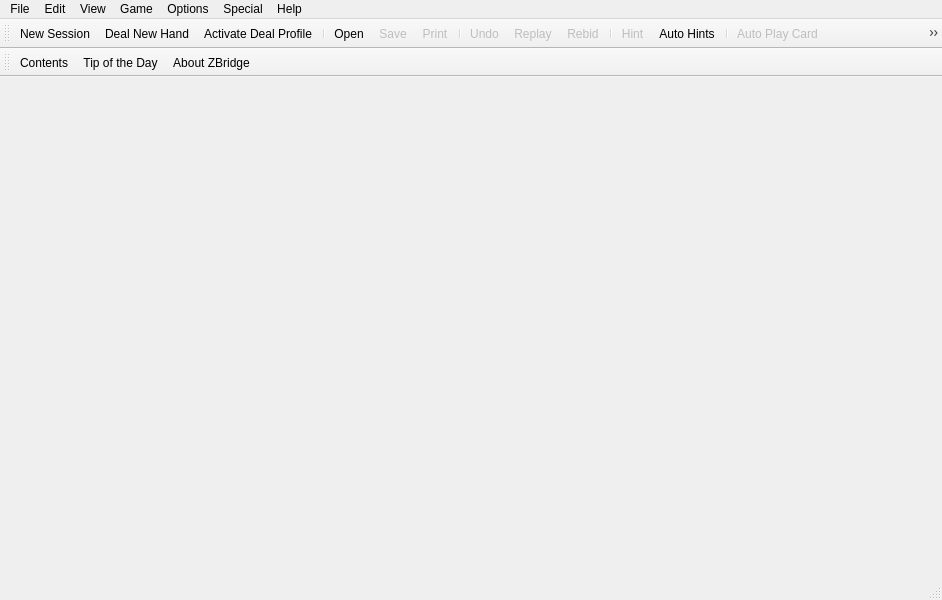
<?xml version="1.0" encoding="UTF-8"?>
<ui version="4.0">
 <class>CMainFrame</class>
 <widget class="QMainWindow" name="CMainFrame">
  <property name="geometry">
   <rect>
    <x>0</x>
    <y>0</y>
    <width>942</width>
    <height>600</height>
   </rect>
  </property>
  <property name="windowTitle">
   <string>ZBridge</string>
  </property>
  <widget class="QWidget" name="centralwidget">
   <layout class="QVBoxLayout" name="verticalLayout"/>
  </widget>
  <widget class="QMenuBar" name="menubar">
   <property name="geometry">
    <rect>
     <x>0</x>
     <y>0</y>
     <width>942</width>
     <height>21</height>
    </rect>
   </property>
   <widget class="QMenu" name="menuFile">
    <property name="title">
     <string>File</string>
    </property>
    <addaction name="actionOpen"/>
    <addaction name="actionSave"/>
    <addaction name="actionSave_As"/>
    <addaction name="actionDelete"/>
    <addaction name="separator"/>
    <addaction name="actionPrint"/>
    <addaction name="actionPrint_PreView"/>
    <addaction name="separator"/>
    <addaction name="actionProperties"/>
    <addaction name="separator"/>
    <addaction name="actionRecent_File"/>
    <addaction name="separator"/>
    <addaction name="actionExit"/>
   </widget>
   <widget class="QMenu" name="menuEdit">
    <property name="title">
     <string>Edit</string>
    </property>
    <addaction name="action_Lay_Out_Cards"/>
    <addaction name="separator"/>
    <addaction name="actionCu_t"/>
    <addaction name="action_Copy"/>
    <addaction name="action_Paste"/>
   </widget>
   <widget class="QMenu" name="menuView">
    <property name="title">
     <string>View</string>
    </property>
    <addaction name="action_Expose_All_Cards"/>
    <addaction name="action_Score"/>
    <addaction name="actionDouble_Dummy_Results"/>
    <addaction name="action_File_Comments"/>
    <addaction name="actionBidding_Play_History"/>
    <addaction name="separator"/>
    <addaction name="action_Toolbar"/>
    <addaction name="actionSecondary_Toolbar"/>
    <addaction name="actionStatus_Bar"/>
    <addaction name="separator"/>
   </widget>
   <widget class="QMenu" name="menuGame">
    <property name="title">
     <string>Game</string>
    </property>
    <addaction name="actionNew_Session"/>
    <addaction name="action_Deal_New_Hand"/>
    <addaction name="actionActivate_Deal_Profile"/>
    <addaction name="separator"/>
    <addaction name="actionUndo"/>
    <addaction name="action_Bid_Rebid"/>
    <addaction name="action_Restart_Hand"/>
    <addaction name="separator"/>
    <addaction name="actionClaim_All"/>
    <addaction name="actionClaim_Contract"/>
    <addaction name="actionConcede"/>
    <addaction name="separator"/>
    <addaction name="actionHint"/>
    <addaction name="actionAuto_Hints"/>
    <addaction name="actionAuto_Play_Card"/>
    <addaction name="actionAuto_Play_All_Cards"/>
    <addaction name="actionAuto_Play_to_Completion"/>
    <addaction name="separator"/>
   </widget>
   <widget class="QMenu" name="menuOptions">
    <property name="title">
     <string>Options</string>
    </property>
    <addaction name="actionSeat_Configuration"/>
    <addaction name="action_Bidding_Options"/>
    <addaction name="action_Deal_Options"/>
    <addaction name="action_Di_splay_Options"/>
    <addaction name="action_Game_Options"/>
    <addaction name="separator"/>
    <addaction name="actionConfiguration_Wizard"/>
   </widget>
   <widget class="QMenu" name="menuSpecial">
    <property name="title">
     <string>Special</string>
    </property>
    <addaction name="actionEnable_Analysis_Tracing"/>
    <addaction name="actionShow_Player_Analyses"/>
    <addaction name="separator"/>
    <addaction name="separator"/>
   </widget>
   <widget class="QMenu" name="menuHelp">
    <property name="title">
     <string>Help</string>
    </property>
    <addaction name="action_Contents"/>
    <addaction name="actionIn_troduction"/>
    <addaction name="action_Rules_of_the_Game"/>
    <addaction name="action_Menu_Commands"/>
    <addaction name="actionMi_scellaneous_Topics"/>
    <addaction name="action_Glossary_of_Terms"/>
    <addaction name="separator"/>
    <addaction name="action_Search_for_Help_On"/>
    <addaction name="separator"/>
    <addaction name="actionQuick_Start"/>
    <addaction name="actionFrequently_Asked_Questions"/>
    <addaction name="actionTip_of_the_Day"/>
    <addaction name="separator"/>
    <addaction name="action_View_README_File"/>
    <addaction name="separator"/>
    <addaction name="action_About_ZBridge"/>
   </widget>
   <addaction name="menuFile"/>
   <addaction name="menuEdit"/>
   <addaction name="menuView"/>
   <addaction name="menuGame"/>
   <addaction name="menuOptions"/>
   <addaction name="menuSpecial"/>
   <addaction name="menuHelp"/>
  </widget>
  <widget class="QToolBar" name="toolBar">
   <property name="enabled">
    <bool>true</bool>
   </property>
   <property name="windowTitle">
    <string>toolBar</string>
   </property>
   <attribute name="toolBarArea">
    <enum>TopToolBarArea</enum>
   </attribute>
   <attribute name="toolBarBreak">
    <bool>false</bool>
   </attribute>
   <addaction name="actionNew_Session"/>
   <addaction name="action_Deal_New_Hand"/>
   <addaction name="actionActivate_Deal_Profile"/>
   <addaction name="separator"/>
   <addaction name="actionOpen"/>
   <addaction name="actionSave"/>
   <addaction name="actionPrint"/>
   <addaction name="separator"/>
   <addaction name="actionUndo"/>
   <addaction name="action_Restart_Hand"/>
   <addaction name="action_Bid_Rebid"/>
   <addaction name="separator"/>
   <addaction name="actionHint"/>
   <addaction name="actionAuto_Hints"/>
   <addaction name="separator"/>
   <addaction name="actionAuto_Play_Card"/>
   <addaction name="actionAuto_Play_All_Cards"/>
   <addaction name="actionAuto_Play_to_Completion"/>
   <addaction name="separator"/>
   <addaction name="actionClaim_All"/>
   <addaction name="actionClaim_Contract"/>
   <addaction name="actionConcede"/>
   <addaction name="separator"/>
   <addaction name="actionBidding_Play_History"/>
   <addaction name="actionShow_Player_Analyses"/>
   <addaction name="actionEnable_Analysis_Tracing"/>
   <addaction name="action_Expose_All_Cards"/>
   <addaction name="separator"/>
   <addaction name="action_Score"/>
   <addaction name="actionDouble_Dummy_Results"/>
   <addaction name="action_File_Comments"/>
   <addaction name="separator"/>
  </widget>
  <widget class="CStatusBar" name="statusBar">
   <property name="sizeGripEnabled">
    <bool>true</bool>
   </property>
  </widget>
  <widget class="QToolBar" name="toolBar_Secondary">
   <property name="windowTitle">
    <string>toolBar_2</string>
   </property>
   <attribute name="toolBarArea">
    <enum>TopToolBarArea</enum>
   </attribute>
   <attribute name="toolBarBreak">
    <bool>true</bool>
   </attribute>
   <addaction name="action_Contents"/>
   <addaction name="actionTip_of_the_Day"/>
   <addaction name="action_About_ZBridge"/>
  </widget>
  <action name="actionOpen">
   <property name="icon">
    <iconset resource="images.qrc">
     <normaloff>:/newPrefix/resources/FILEOPEN.BMP</normaloff>
     <normalon>:/newPrefix/resources/Open.ico</normalon>:/newPrefix/resources/FILEOPEN.BMP</iconset>
   </property>
   <property name="text">
    <string>&amp;Open...</string>
   </property>
   <property name="shortcut">
    <string>Ctrl+O</string>
   </property>
  </action>
  <action name="actionSave">
   <property name="enabled">
    <bool>false</bool>
   </property>
   <property name="icon">
    <iconset resource="images.qrc">
     <normaloff>:/newPrefix/resources/FILESAVE.BMP</normaloff>
     <normalon>:/newPrefix/resources/Save.ico</normalon>:/newPrefix/resources/FILESAVE.BMP</iconset>
   </property>
   <property name="text">
    <string>&amp;Save</string>
   </property>
   <property name="shortcut">
    <string>Ctrl+S</string>
   </property>
  </action>
  <action name="actionSave_As">
   <property name="enabled">
    <bool>false</bool>
   </property>
   <property name="text">
    <string>Save &amp;As...</string>
   </property>
  </action>
  <action name="actionPrint">
   <property name="enabled">
    <bool>false</bool>
   </property>
   <property name="icon">
    <iconset resource="images.qrc">
     <normaloff>:/newPrefix/resources/Fileprint.bmp</normaloff>
     <normalon>:/newPrefix/resources/Print.ico</normalon>:/newPrefix/resources/Fileprint.bmp</iconset>
   </property>
   <property name="text">
    <string>&amp;Print</string>
   </property>
   <property name="shortcut">
    <string>Ctrl+P</string>
   </property>
  </action>
  <action name="actionPrint_PreView">
   <property name="text">
    <string>Print Pre&amp;view</string>
   </property>
  </action>
  <action name="actionProperties">
   <property name="text">
    <string>P&amp;roperties...</string>
   </property>
   <property name="shortcut">
    <string>Alt+Return</string>
   </property>
  </action>
  <action name="actionRecent_File">
   <property name="text">
    <string>Recent File</string>
   </property>
  </action>
  <action name="actionExit">
   <property name="text">
    <string>E&amp;xit</string>
   </property>
  </action>
  <action name="actionCu_t">
   <property name="enabled">
    <bool>false</bool>
   </property>
   <property name="icon">
    <iconset resource="images.qrc">
     <normaloff>:/newPrefix/resources/EDITCUT.BMP</normaloff>:/newPrefix/resources/EDITCUT.BMP</iconset>
   </property>
   <property name="text">
    <string>Cu&amp;t</string>
   </property>
   <property name="shortcut">
    <string>Ctrl+X</string>
   </property>
  </action>
  <action name="action_Copy">
   <property name="enabled">
    <bool>false</bool>
   </property>
   <property name="icon">
    <iconset resource="images.qrc">
     <normaloff>:/newPrefix/resources/EDITCOPY.BMP</normaloff>:/newPrefix/resources/EDITCOPY.BMP</iconset>
   </property>
   <property name="text">
    <string>&amp;Copy</string>
   </property>
   <property name="shortcut">
    <string>Ctrl+C</string>
   </property>
  </action>
  <action name="action_Paste">
   <property name="enabled">
    <bool>false</bool>
   </property>
   <property name="icon">
    <iconset resource="images.qrc">
     <normaloff>:/newPrefix/resources/Editpaste.bmp</normaloff>:/newPrefix/resources/Editpaste.bmp</iconset>
   </property>
   <property name="text">
    <string>&amp;Paste</string>
   </property>
   <property name="shortcut">
    <string>Ctrl+V</string>
   </property>
  </action>
  <action name="action_File_Comments">
   <property name="checkable">
    <bool>true</bool>
   </property>
   <property name="icon">
    <iconset resource="images.qrc">
     <normaloff>:/newPrefix/resources/ViewFileComments.bmp</normaloff>:/newPrefix/resources/ViewFileComments.bmp</iconset>
   </property>
   <property name="text">
    <string>&amp;File Comments</string>
   </property>
  </action>
  <action name="actionBidding_Play_History">
   <property name="checkable">
    <bool>true</bool>
   </property>
   <property name="icon">
    <iconset resource="images.qrc">
     <normaloff>:/newPrefix/resources/history.bmp</normaloff>:/newPrefix/resources/history.bmp</iconset>
   </property>
   <property name="text">
    <string>Bidding &amp;&amp; Play History</string>
   </property>
   <property name="shortcut">
    <string>F10</string>
   </property>
  </action>
  <action name="action_Score">
   <property name="enabled">
    <bool>false</bool>
   </property>
   <property name="icon">
    <iconset resource="images.qrc">
     <normaloff>:/newPrefix/resources/ViewScore.bmp</normaloff>:/newPrefix/resources/ViewScore.bmp</iconset>
   </property>
   <property name="text">
    <string> &amp;Score</string>
   </property>
   <property name="toolTip">
    <string>Score</string>
   </property>
   <property name="shortcut">
    <string>F12</string>
   </property>
  </action>
  <action name="action_Toolbar">
   <property name="checkable">
    <bool>true</bool>
   </property>
   <property name="checked">
    <bool>true</bool>
   </property>
   <property name="text">
    <string>&amp;Toolbar</string>
   </property>
  </action>
  <action name="actionSecondary_Toolbar">
   <property name="checkable">
    <bool>true</bool>
   </property>
   <property name="checked">
    <bool>true</bool>
   </property>
   <property name="text">
    <string>Secondary Toolbar</string>
   </property>
  </action>
  <action name="actionStatus_Bar">
   <property name="checkable">
    <bool>true</bool>
   </property>
   <property name="checked">
    <bool>true</bool>
   </property>
   <property name="text">
    <string>Status Bar</string>
   </property>
  </action>
  <action name="action_Deal_New_Hand">
   <property name="icon">
    <iconset resource="images.qrc">
     <normaloff>:/newPrefix/resources/DealNewHand.bmp</normaloff>:/newPrefix/resources/DealNewHand.bmp</iconset>
   </property>
   <property name="text">
    <string>&amp;Deal New Hand</string>
   </property>
   <property name="shortcut">
    <string>F1</string>
   </property>
  </action>
  <action name="action_Bid_Rebid">
   <property name="enabled">
    <bool>false</bool>
   </property>
   <property name="icon">
    <iconset resource="images.qrc">
     <normaloff>:/newPrefix/resources/BidHand.bmp</normaloff>:/newPrefix/resources/BidHand.bmp</iconset>
   </property>
   <property name="text">
    <string>&amp;Rebid</string>
   </property>
   <property name="shortcut">
    <string>F3</string>
   </property>
  </action>
  <action name="action_Restart_Hand">
   <property name="enabled">
    <bool>false</bool>
   </property>
   <property name="icon">
    <iconset resource="images.qrc">
     <normaloff>:/newPrefix/resources/RestartPlay.bmp</normaloff>:/newPrefix/resources/RestartPlay.bmp</iconset>
   </property>
   <property name="text">
    <string>&amp;Replay</string>
   </property>
   <property name="shortcut">
    <string>F4</string>
   </property>
  </action>
  <action name="actionClaim_All">
   <property name="enabled">
    <bool>false</bool>
   </property>
   <property name="icon">
    <iconset resource="images.qrc">
     <normaloff>:/newPrefix/resources/ClaimTricks.bmp</normaloff>:/newPrefix/resources/ClaimTricks.bmp</iconset>
   </property>
   <property name="text">
    <string>Claim All</string>
   </property>
   <property name="shortcut">
    <string>F5</string>
   </property>
  </action>
  <action name="actionClaim_Contract">
   <property name="enabled">
    <bool>false</bool>
   </property>
   <property name="icon">
    <iconset resource="images.qrc">
     <normaloff>:/newPrefix/resources/ClaimContract.bmp</normaloff>:/newPrefix/resources/ClaimContract.bmp</iconset>
   </property>
   <property name="text">
    <string>Claim Contract</string>
   </property>
   <property name="shortcut">
    <string>Shift+F5</string>
   </property>
  </action>
  <action name="actionConcede">
   <property name="enabled">
    <bool>false</bool>
   </property>
   <property name="icon">
    <iconset resource="images.qrc">
     <normaloff>:/newPrefix/resources/ConcedeTricks.bmp</normaloff>:/newPrefix/resources/ConcedeTricks.bmp</iconset>
   </property>
   <property name="text">
    <string>Concede</string>
   </property>
   <property name="shortcut">
    <string>F6</string>
   </property>
  </action>
  <action name="actionHint">
   <property name="enabled">
    <bool>false</bool>
   </property>
   <property name="icon">
    <iconset resource="images.qrc">
     <normaloff>:/newPrefix/resources/HelpAppAbout.bmp</normaloff>:/newPrefix/resources/HelpAppAbout.bmp</iconset>
   </property>
   <property name="text">
    <string>Hint</string>
   </property>
   <property name="shortcut">
    <string>Space</string>
   </property>
  </action>
  <action name="actionAuto_Hints">
   <property name="checkable">
    <bool>true</bool>
   </property>
   <property name="icon">
    <iconset resource="images.qrc">
     <normaloff>:/newPrefix/resources/AutoHint.bmp</normaloff>:/newPrefix/resources/AutoHint.bmp</iconset>
   </property>
   <property name="text">
    <string>Auto Hints</string>
   </property>
   <property name="shortcut">
    <string>Shift+Space</string>
   </property>
  </action>
  <action name="actionAuto_Play_Card">
   <property name="enabled">
    <bool>false</bool>
   </property>
   <property name="icon">
    <iconset resource="images.qrc">
     <normaloff>:/newPrefix/resources/AutoPlayCard.bmp</normaloff>:/newPrefix/resources/AutoPlayCard.bmp</iconset>
   </property>
   <property name="text">
    <string>Auto Play Card</string>
   </property>
   <property name="shortcut">
    <string>F7</string>
   </property>
  </action>
  <action name="actionAuto_Play_All_Cards">
   <property name="enabled">
    <bool>false</bool>
   </property>
   <property name="icon">
    <iconset resource="images.qrc">
     <normaloff>:/newPrefix/resources/AutoPlayAll.bmp</normaloff>:/newPrefix/resources/AutoPlayAll.bmp</iconset>
   </property>
   <property name="text">
    <string>Auto Play All Cards</string>
   </property>
   <property name="shortcut">
    <string>F8</string>
   </property>
  </action>
  <action name="actionAuto_Play_to_Completion">
   <property name="enabled">
    <bool>false</bool>
   </property>
   <property name="icon">
    <iconset resource="images.qrc">
     <normaloff>:/newPrefix/resources/AutoPlayExpress.bmp</normaloff>:/newPrefix/resources/AutoPlayExpress.bmp</iconset>
   </property>
   <property name="text">
    <string>Auto Play to Completion</string>
   </property>
   <property name="shortcut">
    <string>Shift+F8</string>
   </property>
  </action>
  <action name="action_Lay_Out_Cards">
   <property name="checkable">
    <bool>true</bool>
   </property>
   <property name="icon">
    <iconset resource="images.qrc">
     <normaloff>:/newPrefix/resources/LayOutCards.bmp</normaloff>:/newPrefix/resources/LayOutCards.bmp</iconset>
   </property>
   <property name="text">
    <string>&amp;Lay Out Cards</string>
   </property>
   <property name="shortcut">
    <string>F9</string>
   </property>
  </action>
  <action name="action_Bidding_Options">
   <property name="text">
    <string>&amp;Bidding/Play...</string>
   </property>
  </action>
  <action name="action_Deal_Options">
   <property name="text">
    <string>&amp;Deal...</string>
   </property>
  </action>
  <action name="action_Di_splay_Options">
   <property name="text">
    <string>&amp;Di&amp;splay Options...</string>
   </property>
  </action>
  <action name="action_Game_Options">
   <property name="text">
    <string>&amp;Game...</string>
   </property>
  </action>
  <action name="actionConfiguration_Wizard">
   <property name="icon">
    <iconset resource="images.qrc">
     <normaloff>:/newPrefix/resources/wizard.bmp</normaloff>:/newPrefix/resources/wizard.bmp</iconset>
   </property>
   <property name="text">
    <string>Configuration Wizard...</string>
   </property>
  </action>
  <action name="action_Expose_All_Cards">
   <property name="checkable">
    <bool>true</bool>
   </property>
   <property name="icon">
    <iconset resource="images.qrc">
     <normaloff>:/newPrefix/resources/ExposeAllCards.bmp</normaloff>:/newPrefix/resources/ExposeAllCards.bmp</iconset>
   </property>
   <property name="text">
    <string>&amp;Expose All Cards</string>
   </property>
   <property name="shortcut">
    <string>Ctrl+E</string>
   </property>
  </action>
  <action name="actionEnable_Analysis_Tracing">
   <property name="checkable">
    <bool>true</bool>
   </property>
   <property name="icon">
    <iconset resource="images.qrc">
     <normaloff>:/newPrefix/resources/EnableAnalysis.bmp</normaloff>:/newPrefix/resources/EnableAnalysis.bmp</iconset>
   </property>
   <property name="text">
    <string>Enable &amp;Analysis Tracing</string>
   </property>
   <property name="shortcut">
    <string>Ctrl+Z</string>
   </property>
  </action>
  <action name="actionShow_Player_Analyses">
   <property name="checkable">
    <bool>true</bool>
   </property>
   <property name="icon">
    <iconset resource="images.qrc">
     <normaloff>:/newPrefix/resources/ShowAnalysisAll.bmp</normaloff>:/newPrefix/resources/ShowAnalysisAll.bmp</iconset>
   </property>
   <property name="text">
    <string>Show Player Analyses</string>
   </property>
   <property name="shortcut">
    <string>Ctrl+A</string>
   </property>
  </action>
  <action name="action_Contents">
   <property name="icon">
    <iconset resource="images.qrc">
     <normaloff>:/newPrefix/resources/HelpContents.bmp</normaloff>:/newPrefix/resources/HelpContents.bmp</iconset>
   </property>
   <property name="text">
    <string>&amp;Contents</string>
   </property>
  </action>
  <action name="actionIn_troduction">
   <property name="text">
    <string>In&amp;troduction</string>
   </property>
  </action>
  <action name="action_Rules_of_the_Game">
   <property name="text">
    <string>&amp;Rules of the Game</string>
   </property>
  </action>
  <action name="action_Menu_Commands">
   <property name="text">
    <string>&amp;Menu Commands</string>
   </property>
  </action>
  <action name="actionMi_scellaneous_Topics">
   <property name="text">
    <string>Mi&amp;scellaneous Topics</string>
   </property>
  </action>
  <action name="action_Glossary_of_Terms">
   <property name="text">
    <string>&amp;Glossary of Terms</string>
   </property>
  </action>
  <action name="action_Search_for_Help_On">
   <property name="icon">
    <iconset resource="images.qrc">
     <normaloff>:/newPrefix/resources/HelpSearch.bmp</normaloff>:/newPrefix/resources/HelpSearch.bmp</iconset>
   </property>
   <property name="text">
    <string>&amp;Search for Help On...</string>
   </property>
  </action>
  <action name="actionQuick_Start">
   <property name="text">
    <string>Quick Start</string>
   </property>
  </action>
  <action name="actionFrequently_Asked_Questions">
   <property name="text">
    <string>Frequently Asked Questions</string>
   </property>
  </action>
  <action name="actionTip_of_the_Day">
   <property name="icon">
    <iconset resource="images.qrc">
     <normaloff>:/newPrefix/resources/HelpDailyTip.bmp</normaloff>:/newPrefix/resources/HelpDailyTip.bmp</iconset>
   </property>
   <property name="text">
    <string>Tip of the Day</string>
   </property>
  </action>
  <action name="action_View_README_File">
   <property name="text">
    <string>&amp;View README File</string>
   </property>
  </action>
  <action name="action_About_ZBridge">
   <property name="icon">
    <iconset resource="images.qrc">
     <normaloff>:/newPrefix/resources/HelpAppAbout.bmp</normaloff>:/newPrefix/resources/HelpAppAbout.bmp</iconset>
   </property>
   <property name="text">
    <string>&amp;About ZBridge...</string>
   </property>
  </action>
  <action name="actionNew_Session">
   <property name="icon">
    <iconset resource="images.qrc">
     <normaloff>:/newPrefix/resources/ManualDefend.bmp</normaloff>:/newPrefix/resources/ManualDefend.bmp</iconset>
   </property>
   <property name="text">
    <string>New Session</string>
   </property>
  </action>
  <action name="actionUndo">
   <property name="enabled">
    <bool>false</bool>
   </property>
   <property name="icon">
    <iconset resource="images.qrc">
     <normaloff>:/newPrefix/resources/EDITUNDO.BMP</normaloff>:/newPrefix/resources/EDITUNDO.BMP</iconset>
   </property>
   <property name="text">
    <string>Undo</string>
   </property>
   <property name="toolTip">
    <string>Undo bid or trick</string>
   </property>
   <property name="shortcut">
    <string>F2</string>
   </property>
  </action>
  <action name="actionDelete">
   <property name="text">
    <string>&amp;Delete</string>
   </property>
   <property name="shortcut">
    <string>Ctrl+D</string>
   </property>
  </action>
  <action name="actionActivate_Deal_Profile">
   <property name="checkable">
    <bool>true</bool>
   </property>
   <property name="icon">
    <iconset resource="images.qrc">
     <normaloff>:/newPrefix/resources/numbered.bmp</normaloff>:/newPrefix/resources/numbered.bmp</iconset>
   </property>
   <property name="text">
    <string>Activate Deal Profile</string>
   </property>
  </action>
  <action name="actionSeat_Configuration">
   <property name="text">
    <string>Seat Configuration</string>
   </property>
  </action>
  <action name="actionDouble_Dummy_Results">
   <property name="icon">
    <iconset resource="images.qrc">
     <normaloff>:/newPrefix/resources/ViewPlayHistory.bmp</normaloff>:/newPrefix/resources/ViewPlayHistory.bmp</iconset>
   </property>
   <property name="text">
    <string>Double Dummy Results</string>
   </property>
  </action>
 </widget>
 <layoutdefault spacing="6" margin="11"/>
 <customwidgets>
  <customwidget>
   <class>CStatusBar</class>
   <extends>QStatusBar</extends>
   <header>cstatusbar.h</header>
  </customwidget>
 </customwidgets>
 <resources>
  <include location="images.qrc"/>
 </resources>
 <connections>
  <connection>
   <sender>action_Toolbar</sender>
   <signal>toggled(bool)</signal>
   <receiver>toolBar</receiver>
   <slot>setVisible(bool)</slot>
   <hints>
    <hint type="sourcelabel">
     <x>-1</x>
     <y>-1</y>
    </hint>
    <hint type="destinationlabel">
     <x>470</x>
     <y>34</y>
    </hint>
   </hints>
  </connection>
  <connection>
   <sender>actionSecondary_Toolbar</sender>
   <signal>toggled(bool)</signal>
   <receiver>toolBar_Secondary</receiver>
   <slot>setVisible(bool)</slot>
   <hints>
    <hint type="sourcelabel">
     <x>-1</x>
     <y>-1</y>
    </hint>
    <hint type="destinationlabel">
     <x>470</x>
     <y>68</y>
    </hint>
   </hints>
  </connection>
  <connection>
   <sender>actionStatus_Bar</sender>
   <signal>toggled(bool)</signal>
   <receiver>statusBar</receiver>
   <slot>setVisible(bool)</slot>
   <hints>
    <hint type="sourcelabel">
     <x>-1</x>
     <y>-1</y>
    </hint>
    <hint type="destinationlabel">
     <x>470</x>
     <y>590</y>
    </hint>
   </hints>
  </connection>
 </connections>
</ui>
